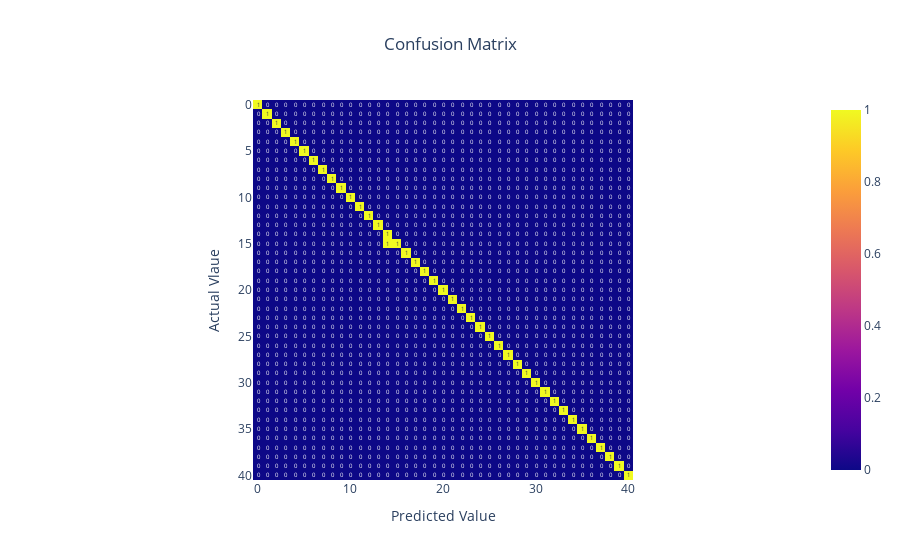

This figure's notebook cell:
### Code cell
confusion = confusion_matrix(original,pred)

fig = px.imshow(confusion, labels=dict(x="Predicted Value", y="Actual Vlaue"),text_auto=True, title='Confusion Matrix')
fig.update_layout(title_x=0.5)
fig.show()

### Figure 1 — Plotly figure (JSON) as saved in the notebook; plotly's stock layout.template omitted (floating-point values rounded to 4 significant figures; data arrays with more than 128 entries replaced by an {"elided": "..."} marker saying what was removed)
{"data": [{"coloraxis": "coloraxis", "hovertemplate": "Predicted Value: %{x}<br>Actual Vlaue: %{y}<br>color: %{z}<extra></extra>", "name": "0", "texttemplate": "%{z}", "type": "heatmap", "xaxis": "x", "yaxis": "y", "z": {"elided": "41x41 int values"}}], "layout": {"coloraxis": {"colorscale": [[0, "#0d0887"], [0.1111, "#46039f"], [0.2222, "#7201a8"], [0.3333, "#9c179e"], [0.4444, "#bd3786"], [0.5556, "#d8576b"], [0.6667, "#ed7953"], [0.7778, "#fb9f3a"], [0.8889, "#fdca26"], [1, "#f0f921"]]}, "title": {"text": "Confusion Matrix", "x": 0.5}, "xaxis": {"anchor": "y", "constrain": "domain", "domain": [0, 1], "scaleanchor": "y", "title": {"text": "Predicted Value"}}, "yaxis": {"anchor": "x", "autorange": "reversed", "constrain": "domain", "domain": [0, 1], "title": {"text": "Actual Vlaue"}}}}
